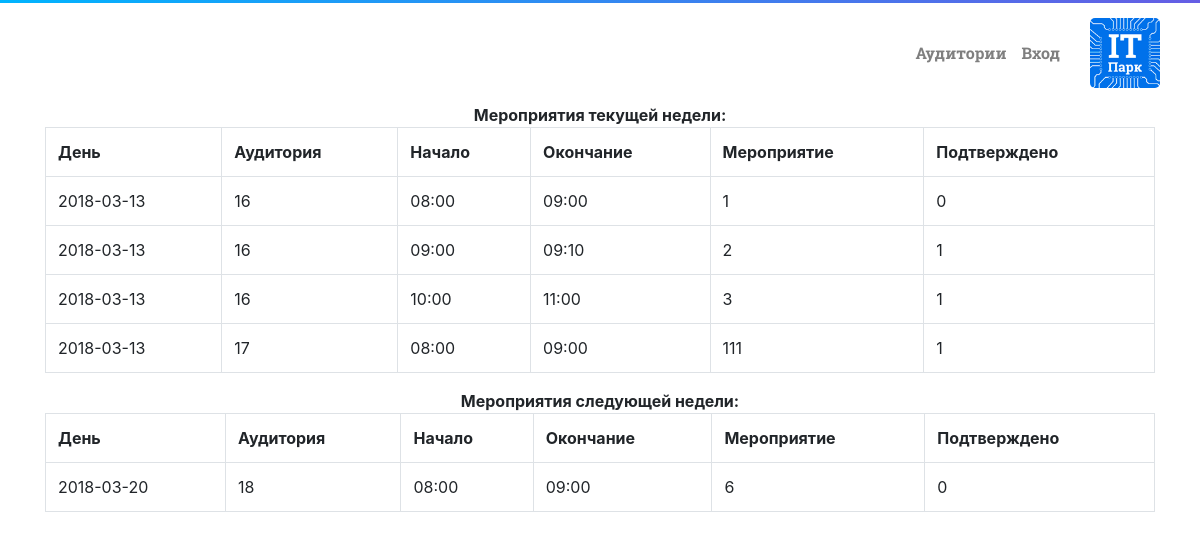
Page /classroom on the committed database.
### tables this page shows
CREATE TABLE IF NOT EXISTS `classes` (
  `id` int(10) NOT NULL,
  `class` enum('16','17','18','19') DEFAULT NULL,
  `day` varchar(10) NOT NULL,
  `time_start` time NOT NULL,
  `time_stop` time NOT NULL,
  `name` varchar(100) NOT NULL,
  `user` int(10) NOT NULL,
  `confirm` varchar(1) DEFAULT '0',
  `reg` varchar(20) NOT NULL,
  `comment` text
);

### src/views/view.php (called while the page is built)
<?php
class View
{
	function generate($content_view, $template_view, $data = null, $data2 = null)
	{
		include './src/views/'.$template_view;
	}
}

### src/controllers/controller_classroom.php (called while the page is built, shortened)
<?php
class ControllerClassroom extends Controller
{
  function __construct()
  	{
  		$this->model = new ModelClasses();
  		$this->view = new View();
  	}
  	function action_index()
  	{
      $data = $this->model->getAudWeekData(date('W') - 1);
      $data2 = $this->model->getAudWeekData(date('W'));
  		$this->view->generate('view_classroom.php', 'view_template.php', $data, $data2);
  	}
}

### src/launcher.php (called while the page is built)
<?php
require_once './src/router/router.php';
Router::route();

### index.php (called while the page is built, shortened)
<?php
require_once './src/launcher.php';

### src/models/model_classes.php (called while the page is built, shortened)
<?php
class ModelClasses extends Model
{
  public function getAudWeekData($week)
  {
    include './src/db/db_connect.php';
    return $pdo->query('SELECT class, day, time_start, time_stop, name, confirm FROM classes WHERE WEEK(day)=\''.$week.'\' ORDER BY class, time_start ASC')->fetchAll();
  }
}

### src/views/view_classroom.php (the view)
<div class="container">
	<div class="row">
		<div class="col align-self-center">
			<ul class="nav justify-content-end">
				<?php require_once './src/menu/common.php'; ?>
			</ul>
		</div>
		<div class="col-1 text-center">
			<img src="img/park-logo.png" class="park-logo" alt="it-park">
		</div>
	</div>
</div>
<div class="container">
		<div class="row justify-content-center">
			<b>Мероприятия текущей недели:</b>
		</div>
		<div class="row justify-content-center">
    		<div class="col-12">
          <table class="table table-bordered">
						<tr>
      				<th>День</th>
      				<th>Аудитория</th>
      				<th>Начало</th>
      				<th>Окончание</th>
							<th>Мероприятие</th>
              <th>Подтверждено</th>
    				</tr>
						<?php
						foreach($data as $row)
						{
								echo '<tr><td>'.$row['day'].'</td>'.
									 	'<td>'.$row['class'].'</td>'.
									 	'<td>'.substr($row['time_start'], 0, 5).'</td>'.
									 	'<td>'.substr($row['time_stop'], 0, 5).'</td>'.
                    '<td>'.$row['name'].'</td>'.
                    '<td>'.$row['confirm'].'</td></tr>';
						}
						?>
					</table>
    		</div>
    </div>
</div>
<div class="container">
		<div class="row justify-content-center">
			<b>Мероприятия следующей недели:</b>
		</div>
		<div class="row justify-content-center">
    		<div class="col-12">
          <table class="table table-bordered">
						<tr>
      				<th>День</th>
      				<th>Аудитория</th>
      				<th>Начало</th>
      				<th>Окончание</th>
							<th>Мероприятие</th>
              <th>Подтверждено</th>
    				</tr>
						<?php
						foreach($data2 as $row)
						{
								echo '<tr><td>'.$row['day'].'</td>'.
									 	'<td>'.$row['class'].'</td>'.
									 	'<td>'.substr($row['time_start'], 0, 5).'</td>'.
									 	'<td>'.substr($row['time_stop'], 0, 5).'</td>'.
									 	'<td>'.$row['name'].'</td>'.
                    '<td>'.$row['confirm'].'</td></tr>';
						}
						?>
					</table>
    		</div>
    </div>
</div>

### src/router/router.php (shortened to what this page needs)
<?php
class Router
{
  static function route()
  {
    $action_name = 'index';
    $controller = new $controller_name;
    $action = 'action_' . $action_name;
    if (method_exists($controller, $action)) {
      $controller -> $action();
    } else {
      Router::ErrorPage404();
    }
  }
}

### src/views/view_template.php (shortened to what this page needs)
<!DOCTYPE html>
<html>
  <head>
    <link rel="stylesheet" href="css/bootstrap.css">
  </head>
  <body>
    <?php include './src/views/'.$content_view; ?>
  </body>
</html>

### src/menu/common.php
<?php
if (isset($_SESSION['user_role']) && isset($_SESSION['user_name']))
{
  if ($_SESSION['user_role'] == 'admin')
  {
    include './src/menu/admin.php';
  }
  if ($_SESSION['user_role'] == 'user')
  {
    include './src/menu/user.php';
  }
  ?>
  <li>
    <a class="" style="padding-left: 40px;">Здравствуйте, <?echo $_SESSION['user_name'];?>!</a>
  </li>
  <?
} else {
  include './src/menu/unauthorized.php';
}

### src/menu/unauthorized.php
<li>
  <a class="" href="/classroom">Аудитории</a>
</li>
<li>
  <a class="" href="/login">Вход</a>
</li>

### rows in the picture
classes: day "2018-03-13", class "16", time_start "08:00", time_stop "09:00", name "1", confirm "0"
classes: day "2018-03-13", class "16", time_start "09:00", time_stop "09:10", name "2", confirm "1"
classes: day "2018-03-13", class "16", time_start "10:00", time_stop "11:00", name "3", confirm "1"
classes: day "2018-03-13", class "17", time_start "08:00", time_stop "09:00", name "111", confirm "1"
classes: day "2018-03-20", class "18", time_start "08:00", time_stop "09:00", name "6", confirm "0"
